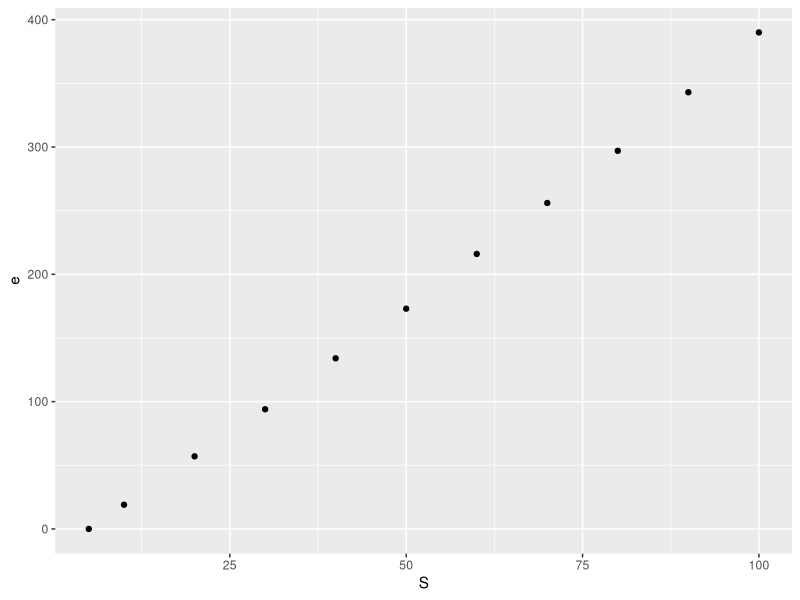
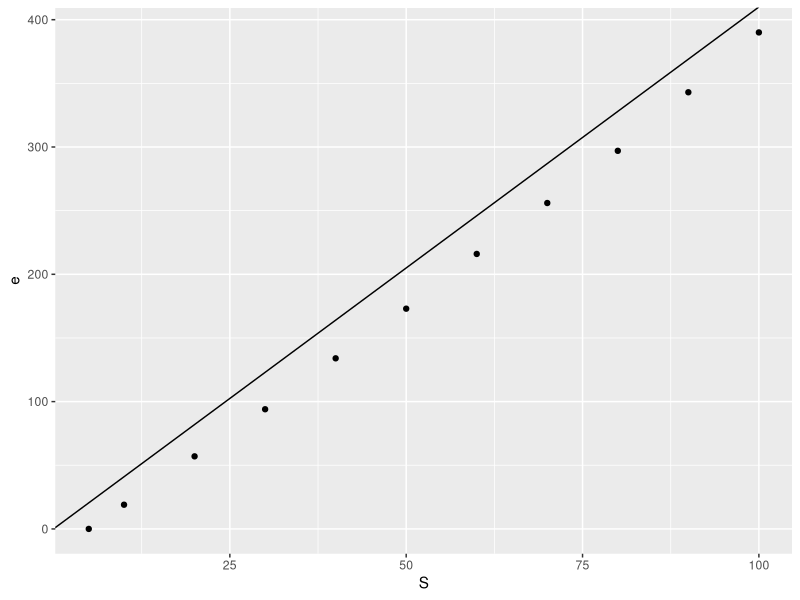
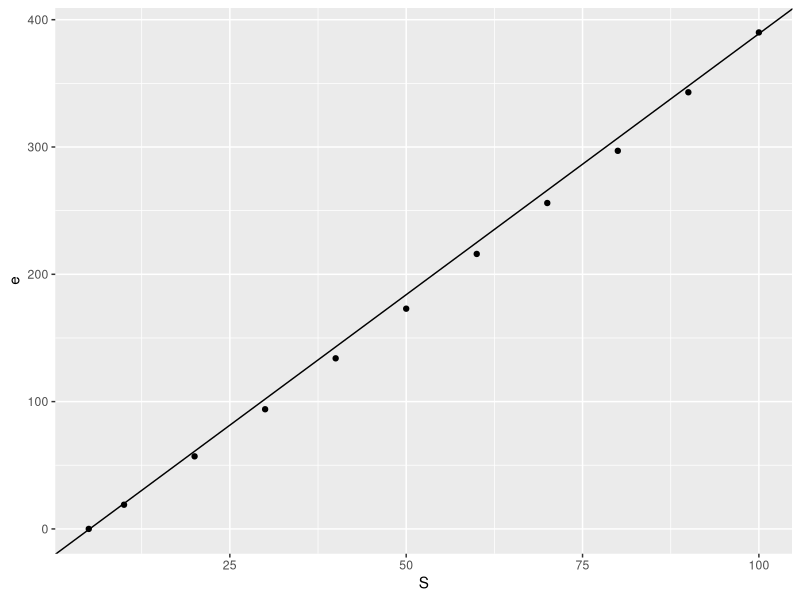
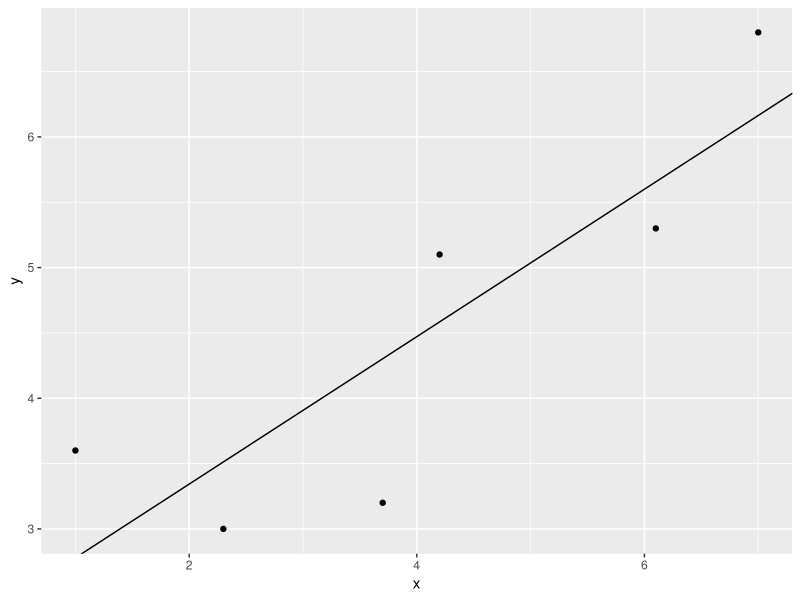
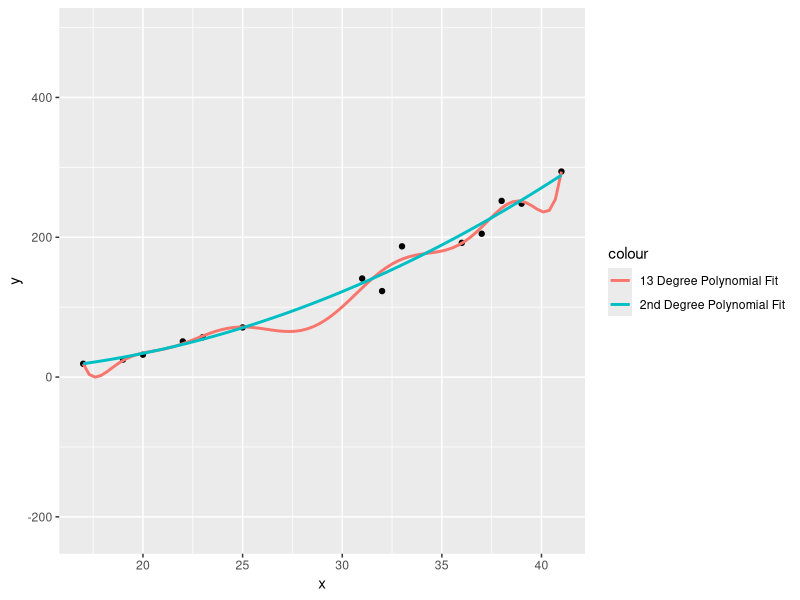

The R source for these figures, in order:
## ---- chunk 1
knitr::opts_chunk$set(echo = TRUE)
## ---- chunk 2
library("ggplot2")
## ---- chunk 3

problem_data <- data.frame (
  S = c(5,10,20,30,40,50,60,70,80,90,100),
  e = c(0,19,57,94,134,173,216,256,297,343,390)
)

## ---- chunk 4

ggplot( data= problem_data , aes( x=S, y=e) ) + geom_point()

## ---- chunk 5
#c1 <- (297-19)/(90-10)
c1 <- (297-256)/(90-80)
c1
## ---- chunk 6
ggplot( data= problem_data , aes( x=S, y=e) ) + geom_point() + geom_abline(intercept=0, slope=c1) 

## ---- chunk 7
ggplot( data= problem_data , aes( x=S, y=e) ) + geom_point() + geom_abline(intercept=-21, slope=c1)

## ---- chunk 8

problem_data_121_2a <- data.frame(
  x = c(1.0,2.3,3.7,4.2,6.1,7.0), 
  y = c(3.6,3.0,3.2,5.1,5.3,6.8)
)

lm <- lm(y ~ x, problem_data_121_2a)
lm$coefficients
## ---- chunk 9
ggplot(data=problem_data_121_2a) +
  geom_point(aes(x=x, y=y)) + 
  geom_abline(intercept= lm$coefficients[[1]], slope=lm$coefficients[[2]])

## ---- chunk 10
problem_157_4 = data.frame(
  x = c(17,19,20,22,23,25,31,32,33,36,37,38,39,41),
  y=c(19,25,32,51,57,71,141,123,187,192,205,252,248,294)
  ) 

ggplot(problem_157_4, aes(x=x, y=y) ) + geom_point() +
  stat_smooth(method="lm", se=TRUE, fill=NA, formula=y ~ poly(x, 13, raw=TRUE), aes(colour = '13 Degree Polynomial Fit')) +
  stat_smooth(method="lm", se=TRUE, fill=NA, formula=y ~ poly(x, 2, raw=TRUE), aes(colour = '2nd Degree Polynomial Fit')) 
  
